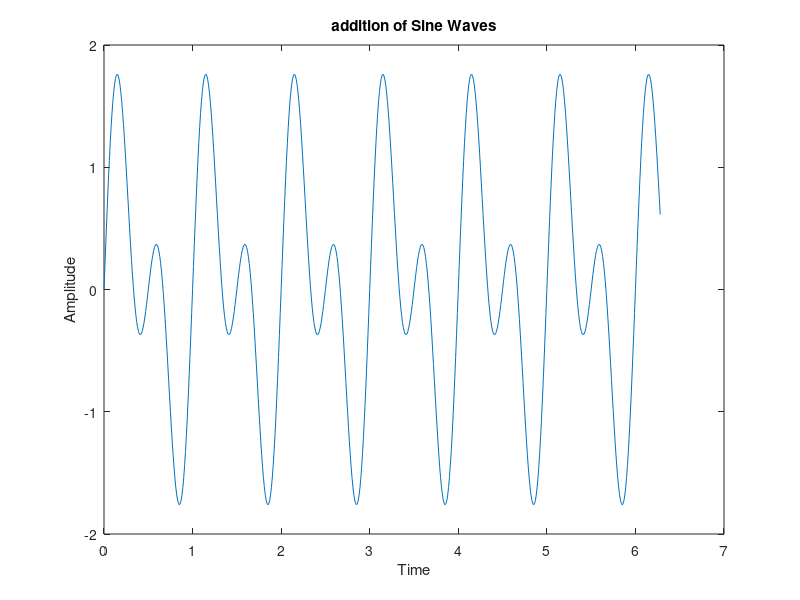

The MATLAB script that drew this image:
t = 0:0.01:2*pi;
f1 = 1;
f2 = 2;

x1 = sin(2*pi*f1*t);
x2 = sin(2*pi*f2*t);

x= x1 + x2;  % . is important

plot(t,x)
xlabel('Time');
ylabel('Amplitude');
title('addition of Sine Waves');





